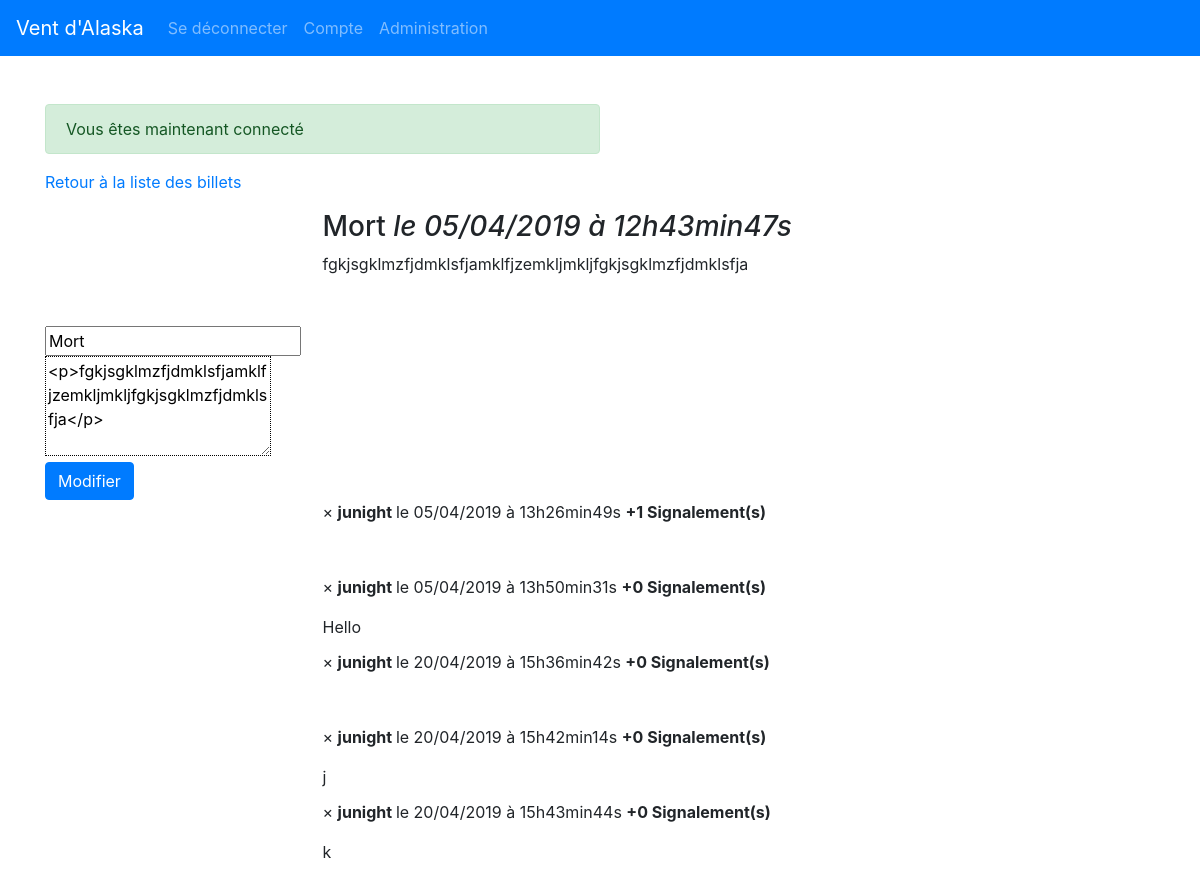
Screenshot of /index.php?action=editPost&id=39 (signed in) with the database file from the repository.
### tables this page shows
CREATE TABLE `news` (
  `id` int(11) NOT NULL,
  `title` varchar(255) NOT NULL,
  `content` text NOT NULL,
  `date_creation` datetime NOT NULL
);

CREATE TABLE `comments` (
  `id` int(11) NOT NULL,
  `id_news` int(11) NOT NULL,
  `author` varchar(255) NOT NULL,
  `comment` text NOT NULL,
  `date_comment` datetime NOT NULL,
  `rating_comment` int(11) NOT NULL DEFAULT '0'
);

### controller/PostController.php (called while the page is built, shortened)
<?php
require './models/PostManager.php';
require './models/Post.php';
class PostController
{
    protected $postManager;
    protected $commentManager;
    public function __construct()
    {
        $this->postManager = new PostManager;
        $this->commentManager = new CommentManager;
    }
    public function editPost(bool $admin = false)
    {
        $postId = $_GET['id'];
        try {
            $post = $this->postManager->find($postId);
            $comments = $this->commentManager->findAll($postId, $admin);
        } catch (Exception $e) {
            $_SESSION['flash']['danger'] = "Veuillez remplir tout les champs";
        } finally {
            require './views/frontend/editPostView.php';
        }
    }
}

### models/Manager.php (called while the page is built, shortened)
<?php
class Manager
{
    protected function __construct()
    {
        $this->pdo = new PDO('mysql:dbname=test;host=localhost', 'root', 'root', []);
    }
}

### models/PostManager.php (called while the page is built, shortened)
<?php
class PostManager extends General
{
    private $db;
    public function __construct()
    {
        $this->db = $this->pdo;
    }
    public function find(int $postId)
    {
        $req = $this->db->prepare('SELECT id, title, content, DATE_FORMAT(date_creation, \'%d/%m/%Y à %Hh%imin%ss\') AS dateCreation FROM news WHERE id = :postId');
        $req->execute([
            "postId" => $postId,
        ]);
        $postData = $req->fetch();
        if ($postData != false) {
            $post = new Post($postData);
        } else {
            throw new Exception();
        }
        return $post;
    }
}

### models/Post.php (called while the page is built, shortened)
<?php
class Post
{
    protected $title;
    protected $content;
    protected $dateCreation;
    public function hydrate($data)
    {
        foreach ($data as $attr => $value) {
            $method = 'set' . ucfirst($attr);
        }
    }
    public function setId($id)
    {
        return $this;
    }
    public function getTitle()
    {
        return $this->title;
    }
    public function setTitle($title)
    {
        if (!is_string($title) || empty($title)) {
            $this->errors[] = self::INVALID_TITLE;
        } else {
            $this->title = $title;
        }
        return $this;
    }
    public function getContent()
    {
        return $this->content;
    }
    public function setContent($content)
    {
        if (!is_string($content) || empty($content)) {
            $this->errors[] = self::INVALID_CONTENT;
        } else {
            $this->content = $content;
        }
        return $this;
    }
    public function getDateCreation()
    {
        return $this->dateCreation;
    }
    public function setDateCreation($dateCreation)
    {
        $this->dateCreation = $dateCreation;
        return $this;
    }
}

### models/CommentManager.php (called while the page is built, shortened)
<?php
require 'Comment.php';
class CommentManager extends General
{
    private $db;
    public function __construct()
    {
        $this->db = $this->pdo;
    }
    public function findAll(int $idNews, bool $admin = false)
    {
        $commentsList = [];
        $sql = 'SELECT id, id_news AS idNews, author, comment, rating_comment AS ratingComment, DATE_FORMAT(date_comment, \'%d/%m/%Y à %Hh%imin%ss\') AS dateComment FROM comments WHERE id_news = ?';
        if ($admin == true) {
            $sql .= "ORDER BY ratingComment DESC";
        } else {
            $sql .= "ORDER BY dateComment DESC";
        }
        $req = $this->db->prepare($sql);
        $req->execute([$idNews]);
        while ($data = $req->fetch()) {
            $commentsList[] = new Comment($data);
        }
        return $commentsList;
    }
}

### models/Comment.php (called while the page is built, shortened)
<?php
class Comment
{
    protected $author;
    protected $comment;
    protected $dateComment;
    protected $ratingComment;
    public function hydrate(stdClass $data)
    {
        foreach ($data as $attr => $value) {
            $method = 'set' . ucfirst($attr);
        }
    }
    public function setId($id)
    {
        return $this;
    }
    public function setIdNews($idNews)
    {
        return $this;
    }
    public function getAuthor()
    {
        return $this->author;
    }
    public function setAuthor($author)
    {
        if (!is_string($author) || empty($author)) {
        } else {
            $this->author = $author;
        }
        return $this;
    }
    public function getComment()
    {
        return $this->comment;
    }
    public function setComment($comment)
    {
        if (!is_string($comment) || empty($comment)) {
        } else {
            $this->comment = $comment;
        }
        return $this;
    }
    public function getDateComment()
    {
        return $this->dateComment;
    }
    public function setDateComment($dateComment)
    {
        $this->dateComment = $dateComment;
        return $this;
    }
    public function getRatingComment()
    {
        return $this->ratingComment;
    }
    public function setRatingComment($ratingComment)
    {
        $this->ratingComment = (int) $ratingComment;
        return $this;
    }
}

### views/frontend/editPostView.php (the view, shortened to what this page needs)
<?php ob_start();
if ($post instanceof Post) {
    ?>
    <p><a href="index.php?action=admin">Retour à la liste des billets</a></p>
    <div class="news w-50 mx-auto">
        <h3>
            <?=htmlspecialchars($post->getTitle());?>
            <em>le <?=$post->getDateCreation();?></em>
        </h3>
        <div class="content-display">
            <?=$post->getContent();?>
            <br/>
        </div>
    </div>
    <form class="form"action="index.php?action=editPost&id=<?=$_GET['id'];?>" method="POST">
        <div class="editor">
            <input id="newsTitle" type="text" name="title" value="<?=$post->getTitle()?>" >
        </div>
        <textarea class="mytextarea-body" name="content" ><?=$post->getContent();?></textarea>
        <br>
        <button class="btn btn-primary">Modifier</button>
    </form>
    <?php
}
foreach ($comments as $comment) {
    if ($comment instanceof Comment) {
        ?>
    <div class="comment mx-auto">
            <p>
                    <a data-toggle="modal" data-target="#deleteModal">&times;</a>
        <strong>
            <?=htmlspecialchars($comment->getAuthor());?>
        </strong>
        le <?=$comment->getDateComment();?> <strong>+<?=$comment->getRatingComment()?> Signalement(s)</strong>
    </p>
    <?=nl2br(htmlspecialchars($comment->getComment()));?>
    </div>
    <?php
}
}
?>
</div>
<?php require 'template.php';?>

### public/css/main.css (style rules this page uses)
.news { margin-top: 10px; margin-bottom: 10px; }
.comment { width: 50%; height: 75px; }
.editor { margin-top: 10px; }
.mytextarea-body { height: 100px; border: 1px dotted black; }
.content-display { word-wrap: break-word; }

### rows the page displays
news: title "Mort", content "fgkjsgklmzfjdmklsfjamklfjzemkljmkljfgkjsgklmzfjdmklsfja", content "<p>fgkjsgklmzfjdmklsfjamklfjzemkljmkljfgkjsgklmzfjdmklsfja</p>"
comments: author "junight", DateComment "05/04/2019 à 13h26min49s", rating_comment "1"
comments: author "junight", DateComment "05/04/2019 à 13h50min31s", rating_comment "0", comment "Hello"
comments: author "junight", DateComment "20/04/2019 à 15h36min42s", rating_comment "0"
comments: author "junight", DateComment "20/04/2019 à 15h42min14s", rating_comment "0", comment "j"
comments: author "junight", DateComment "20/04/2019 à 15h43min44s", rating_comment "0", comment "k"

### other values shown
$message "Vous êtes maintenant connecté"
$post->getDateCreation() "05/04/2019 à 12h43min47s"
